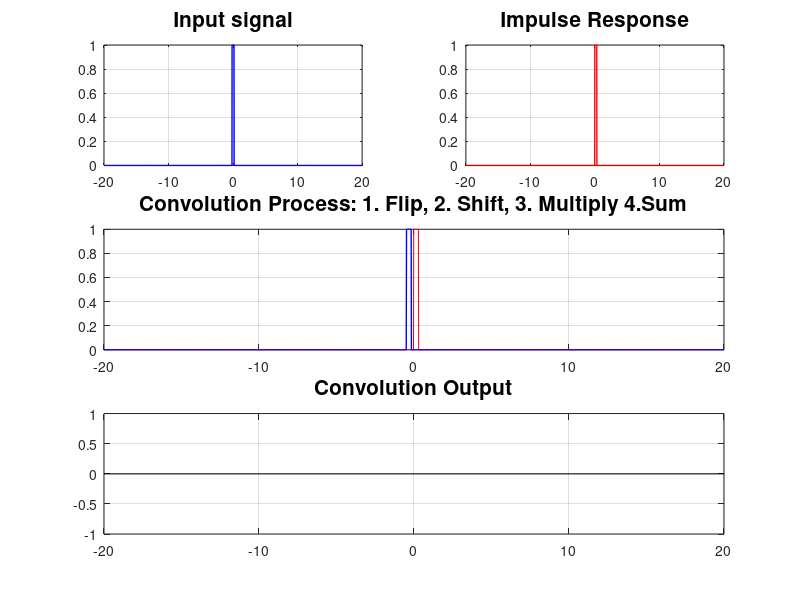

Write MATLAB code to recreate this figure. (Note: this script raises an error after producing the figure.)
close all
clear all
clc
% Initialization
t = -20:1/60:20; % Time range
X = zeros(1,length(t)); % Input signal 
x1 = -15; x2 = 15; % Range of Input Signal
H = zeros(1,length(t)); % Impulse Response
h1 = -5; h2 = 25; % Range of Impulse Response Signal
Y = zeros(1,length(t)); xh1 = x1+h1; xh2 = x2+h2; % Convolution output

% Input Signal Generation
v = rectpuls(t,18/60); % Generate Input Sinc Signal
x=circshift(v,0);
hd=rectpuls(t,18/60);
h =circshift(hd,8) ; h(t==0)=1; % Generate Impulse Response
H(t>=h1&t<=h2) = h(t>=h1&t<=h2); % Fit the input signal within range
X(t>=x1&t<=x2) = x(t>=x1&t<=x2); % Fit the impulse response within range

% Plot Input Signal and Impulse Response
subplot(3,2,1) 
plot(t,X,'b','LineWidth',1)
title('Input signal','FontWeight','b','FontSize',15)
grid on
subplot(3,2,2) 
plot(t,H,'r','LineWidth',1)
title('Impulse Response','FontWeight','b','FontSize',15)
grid on

for n = xh1:xh2 % Convolution limits
    % Convolution steps
    f = fliplr(X);           % Flip 
    Xm = circshift(f,[0,n]); % Shift
    m = Xm.*H;               % Multiply 
    Y(t==n) = sum(m);  % Sum
    
    % Live Convolution Process
    subplot(3,2,[3 4])
    plot(t,H,'r',t,circshift(fliplr(X),[0,n]),'b','LineWidth',1)
    title('Convolution Process: 1. Flip, 2. Shift, 3. Multiply 4.Sum','FontWeight','b','FontSize',15)
    grid on;
    % Result of convolution live
    subplot(3,2,[5 6]); 
    plot(t,Y,'k','LineWidth',1)
    axis tight
    grid on
    title('Convolution Output','FontWeight','b','FontSize',15)
    pause(0.0001); % Pause between Update
    sgtitle('Illustration of 1D Convolution','FontWeight','b','FontSize',20)
    fig=gcf;
    fig.Units='normalized'; 
    fig.OuterPosition=[0 0 1 1]; %Open Current Figure in Maximized Mode
end